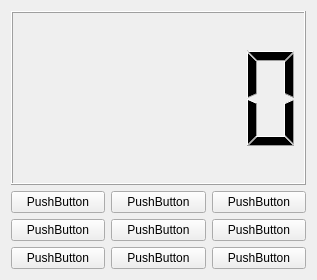
<?xml version="1.0" encoding="UTF-8"?>
<ui version="4.0">
 <class>Form</class>
 <widget class="QWidget" name="Form">
  <property name="geometry">
   <rect>
    <x>0</x>
    <y>0</y>
    <width>317</width>
    <height>280</height>
   </rect>
  </property>
  <property name="windowTitle">
   <string>Form</string>
  </property>
  <layout class="QVBoxLayout" name="verticalLayout_3">
   <item>
    <layout class="QVBoxLayout" name="verticalLayout_2">
     <item>
      <widget class="QLCDNumber" name="lcdNumber">
       <property name="maximumSize">
        <size>
         <width>300</width>
         <height>200</height>
        </size>
       </property>
      </widget>
     </item>
     <item>
      <layout class="QVBoxLayout" name="verticalLayout">
       <item>
        <layout class="QHBoxLayout" name="horizontalLayout">
         <item>
          <widget class="QPushButton" name="pushButton">
           <property name="text">
            <string>PushButton</string>
           </property>
          </widget>
         </item>
         <item>
          <widget class="QPushButton" name="pushButton_2">
           <property name="text">
            <string>PushButton</string>
           </property>
          </widget>
         </item>
         <item>
          <widget class="QPushButton" name="pushButton_3">
           <property name="text">
            <string>PushButton</string>
           </property>
          </widget>
         </item>
        </layout>
       </item>
       <item>
        <layout class="QHBoxLayout" name="horizontalLayout_2">
         <item>
          <widget class="QPushButton" name="pushButton_4">
           <property name="text">
            <string>PushButton</string>
           </property>
          </widget>
         </item>
         <item>
          <widget class="QPushButton" name="pushButton_5">
           <property name="text">
            <string>PushButton</string>
           </property>
          </widget>
         </item>
         <item>
          <widget class="QPushButton" name="pushButton_6">
           <property name="text">
            <string>PushButton</string>
           </property>
          </widget>
         </item>
        </layout>
       </item>
       <item>
        <layout class="QHBoxLayout" name="horizontalLayout_3">
         <item>
          <widget class="QPushButton" name="pushButton_7">
           <property name="text">
            <string>PushButton</string>
           </property>
          </widget>
         </item>
         <item>
          <widget class="QPushButton" name="pushButton_8">
           <property name="text">
            <string>PushButton</string>
           </property>
          </widget>
         </item>
         <item>
          <widget class="QPushButton" name="pushButton_9">
           <property name="text">
            <string>PushButton</string>
           </property>
          </widget>
         </item>
        </layout>
       </item>
      </layout>
     </item>
    </layout>
   </item>
  </layout>
 </widget>
 <resources/>
 <connections/>
</ui>
